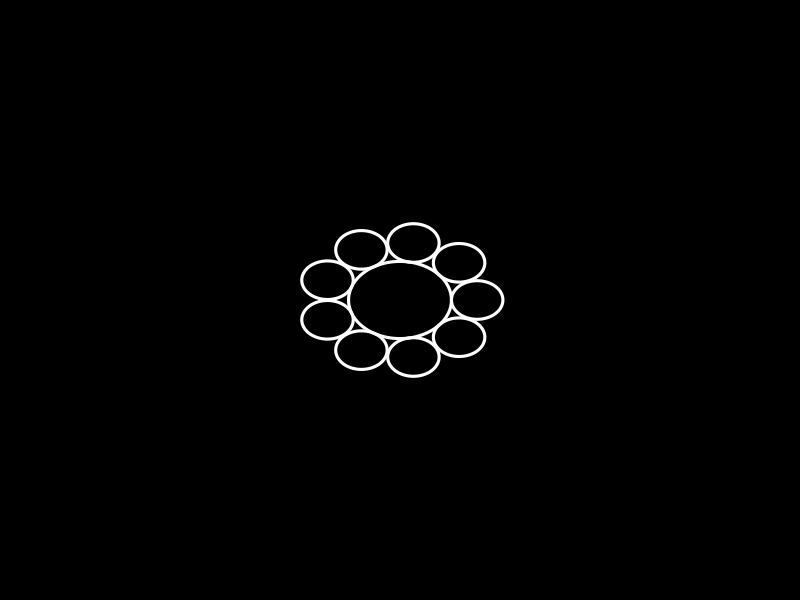
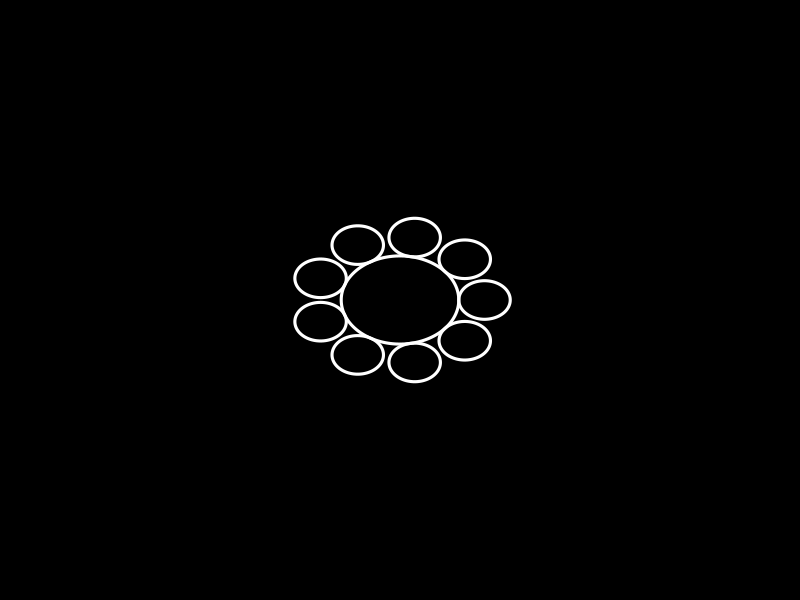
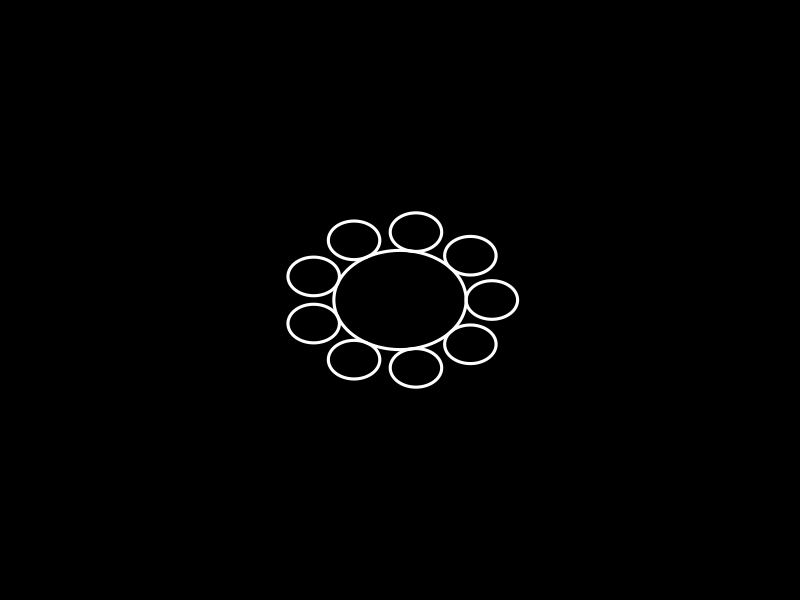
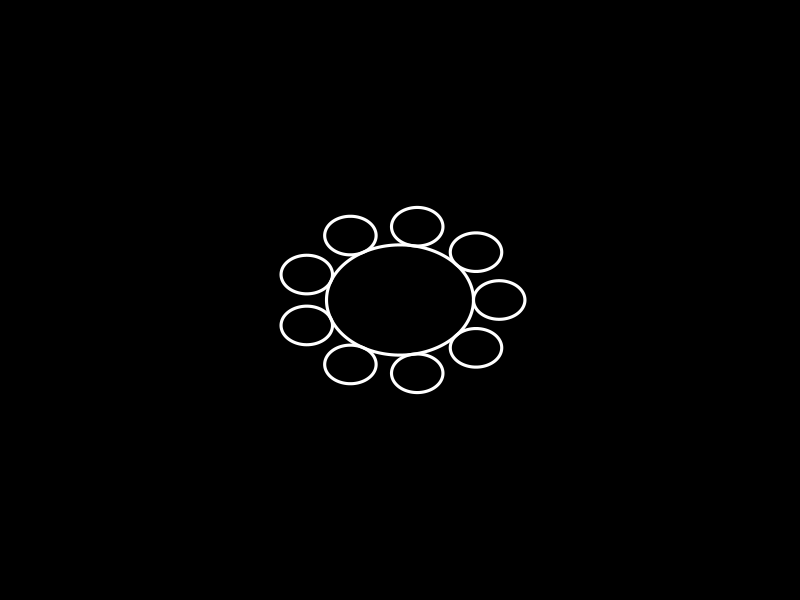
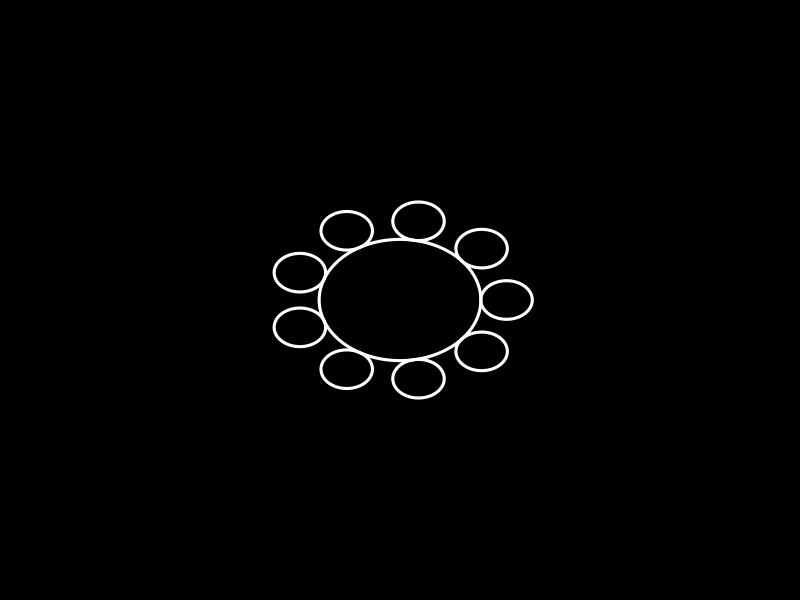
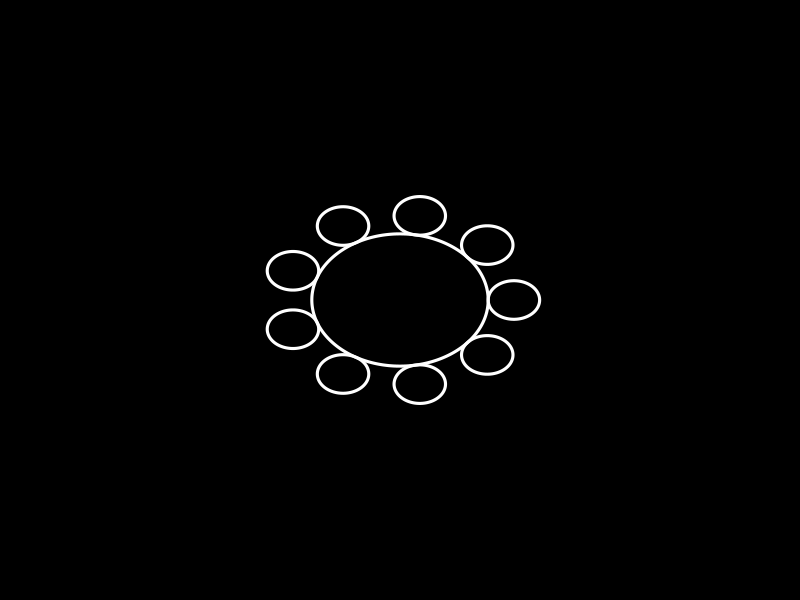
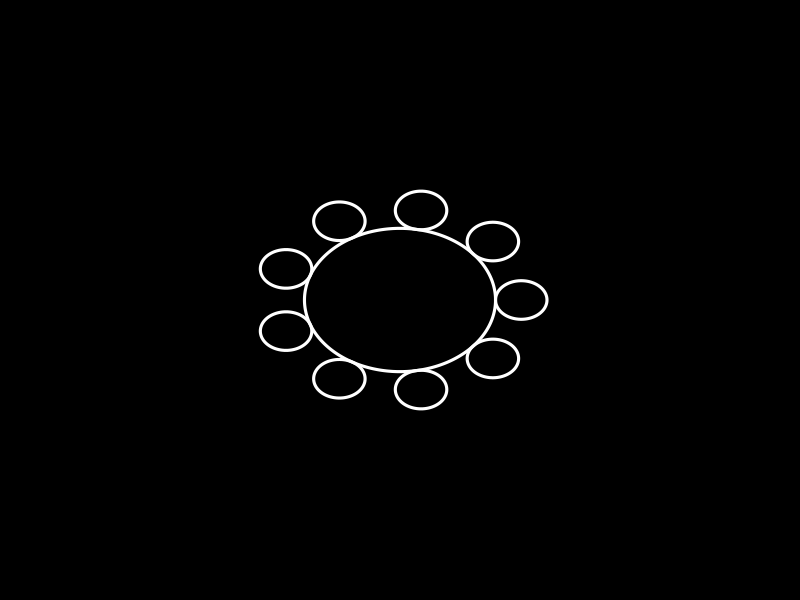
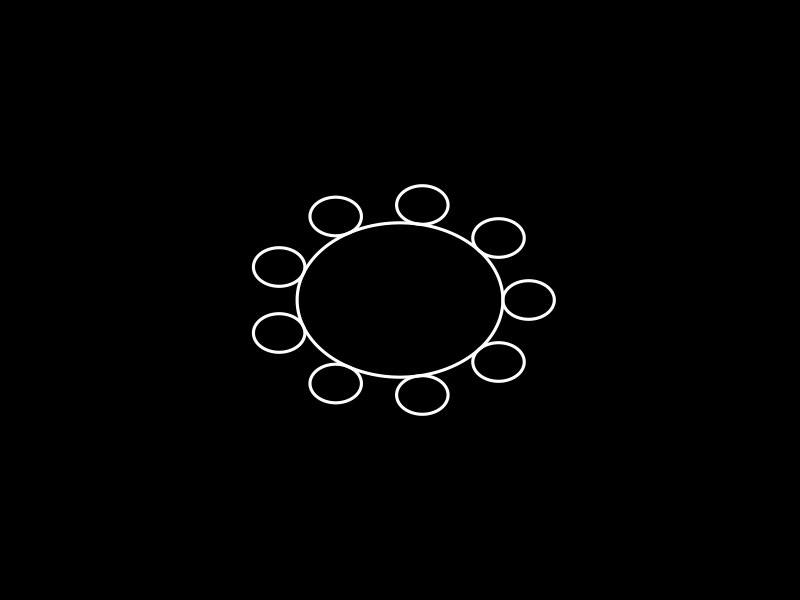

Recreate these plots in R, in order.
getY <- function(r, theta) r*sin(theta)
getX <- function(r, theta) r*cos(theta)
rad  <- function(degrees) (degrees*pi)/180

myCircles <- function(filename, rTarget, r, nCircles=6){
  jpeg(filename,width=480,height=480)
  par(mar=c(0,0,0,0), bg='black')
  # center target
  theta   <- rad(seq(0, 360, length.out = 1e3))
  y       <- getY(r=rTarget, theta)
  x       <- getX(r=rTarget, theta)
  small_y <- getY(r, theta)
  small_x <- getX(r, theta)
  
  position <- rad(seq(0, 360, length.out = nCircles+1))
  position <- position[-length(position)]
  center_y <- getY(r=rTarget+r, position)
  center_x <- getX(r=rTarget+r, position)
  
  posLimit <- 7.2 # maximum value, if rTarget=2, r=2
  plot(x, y, type="l", xlab="", ylab="", xlim=c(-posLimit, posLimit), ylim=c(-posLimit, posLimit), axes = FALSE, lwd=3, col="white")
  for(i in seq_along(position)){
    new_circle_y <- center_y[i] + small_y
    new_circle_x <- center_x[i] + small_x
    points(new_circle_x, new_circle_y, type = 'l', lwd=3, col="white")
  }
  dev.off()
}

# Target stimuli
rTargets<-seq(1, 2, length.out = 8)

# Small Circles
r<-0.5
nCircles<-9
for(i in 0:7){
  string=sprintf("%02d",i)
  filename=paste("Small_circle_",string,".jpeg",sep="")
  rTarget=rTargets[i+1]
  myCircles(filename,rTarget,r,nCircles)
}

# Big Circles
r<-2.5
nCircles<-4
rTargets<-seq(1.2, 1.8, length.out = 8)

for(i in 0:7){
  string=sprintf("%02d",i)
  filename=paste("Large_circle_",string,".jpeg",sep="")
  rTarget=rTargets[i+1]
  myCircles(filename,rTarget,r,nCircles)
}
